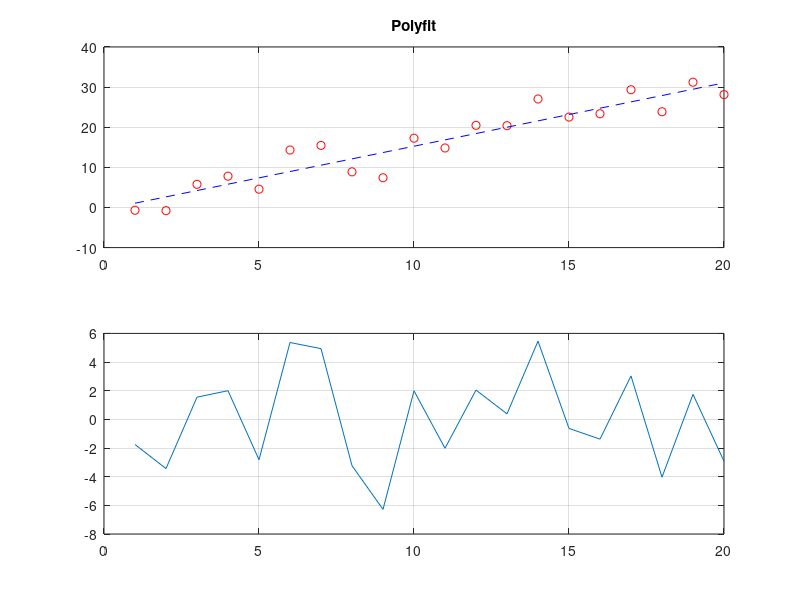
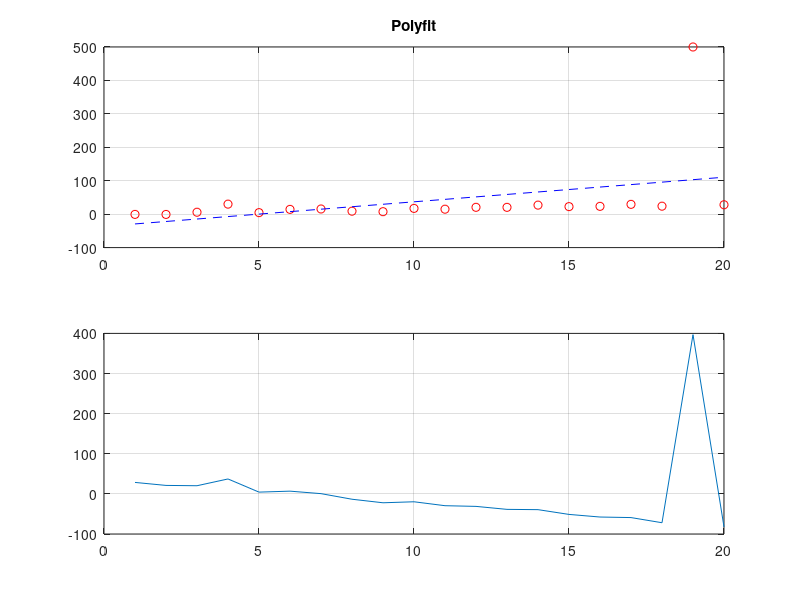

Source code (MATLAB) for these figures, in order:
% Regresja liniowa 
x=1:20; 
d=[-0.69    -0.79   5.77    7.80    4.56    14.32   15.47   8.88    7.41    17.26   ...  
    14.83   20.47   20.39   27.04   22.53   23.36   29.35   23.86   31.22   28.13]; 
a=polyfit(x,d,1); 
y=a(1)*x+a(2); 
figure(1),subplot(2,1,1), plot(x,d,'ro',x, y,'b--'), grid, title('Polyfit') 
subplot(2,1,2), plot(x,d-y), grid 
blad=norm(y-d); 

%Regresja liniowa danych z dodanymi outliers 
d(4)=30; d(19)=500; 
a=polyfit(x,d,1); 
y=a(1)*x+a(2); 
figure(2),subplot(2,1,1), plot(x,d,'ro',x, y,'b--'), grid, title('Polyfit') 
subplot(2,1,2), plot(x,d-y), grid 
blad=norm(y-d);